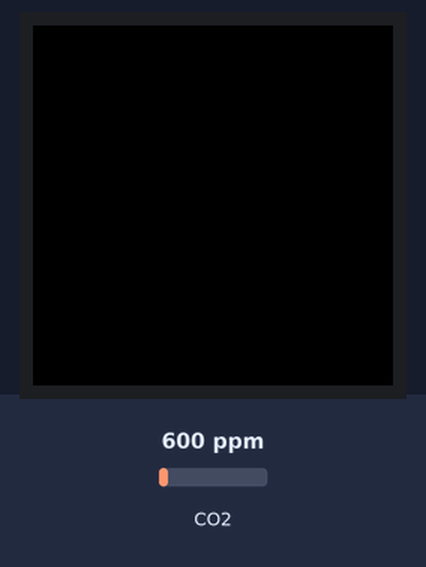
Bench run of a program on a simulated Raspberry Pi Pico running MicroPython. Parts: 240×240 colour display. Inputs (shaded band) come from the test bench; at power-on: CO2 600 ppm. The clock reads 2024-03-15 10:24:30 at power-on unless the program sets it; library files of the repository ran but are not shown: gc9a01py.py, vga1_16x32.py; what the program prints to the serial console is not drawn.

Above: at 1.7 s.
1.8 s: CO2 set to 452 ppm
3.6 s: CO2 set to 1700 ppm
At 6.02 s:
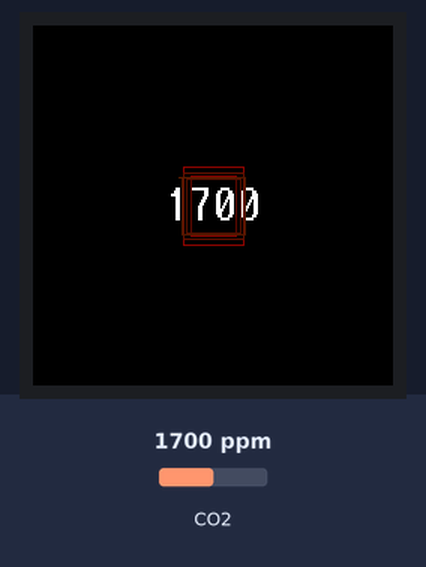
At 10.62 s:
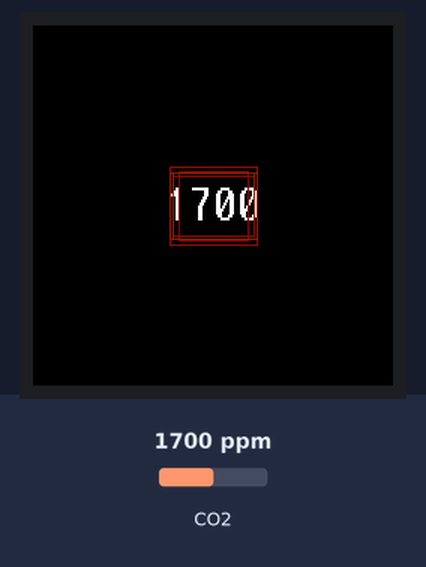
Timing chart, 0 to 11.8 s (numbered marks = the images above; inputs shaded):
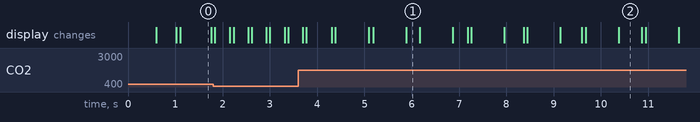

Measured:
- what the display in image 0 shows lasts 0.7 s, from 1.1 s to 1.8 s
- what the display in image 2 shows lasts 0.5 s, from 10.4 s to 10.9 s

The program:

diff_growth_rect.py
```python
import time
import math
import random
import gc
from machine import Pin, SPI, UART
import gc9a01py
from fonts.romfonts import vga1_16x32 as font

# -- Initialisation (inchangée) --
spi = SPI(1, baudrate=40000000, polarity=1, phase=1)
dc = Pin(8, Pin.OUT); cs = Pin(9, Pin.OUT); rst = Pin(12, Pin.OUT); bl = Pin(13, Pin.OUT)
bl.on()
lcd = gc9a01py.GC9A01(spi, dc=dc, cs=cs, reset=rst)
uart = UART(0, baudrate=9600, tx=Pin(0), rx=Pin(1))
cmd = b"\xFF\x01\x86\x00\x00\x00\x00\x00\x79"

def read_mhz19():
    uart.write(cmd); time.sleep(0.05)
    if uart.any() >= 9:
        d = uart.read(9)
        if d and len(d) == 9 and d[0] == 0xFF and d[1] == 0x86: return d[2]*256 + d[3]
    return None

def rgb(r,g,b): return gc9a01py.color565(int(r), int(g), int(b))
TRANSITION_COLORS = {
    "VERY_GOOD": ((100, 255, 100), (0, 255, 255)),
    "GOOD": ((0, 255, 255),  (0, 0, 200)),
    "MEDIUM": ((0, 0, 200),  (255, 0, 255)),
    "BAD": ((255, 0, 0),  (255, 100, 0))
}
def interp_color(c1,c2,t):
    # Interpolation de couleur pour le dégradé
    return (int(c1[0]*(1-t)+c2[0]*t), int(c1[1]*(1-t)+c2[1]*t), int(c1[2]*(1-t)+c2[2]*t))


# -- Paramètres d'Animation --
cx, cy = 120, 120
text_size = 44 # Taille initiale du premier rectangle
num_rects = 8   # Nombre de rectangles concentriques
RECT_SPACING = 10 # Espacement entre les rectangles
RECT_THICKNESS = 2 # Épaisseur de la ligne (wireframe)

# Variables d'état
ring_activation_factor = [0.0] * num_rects


# -------------------------------------------------------------------------
# Fonction de Dessin (RECTANGLE FIL DE FER ALIGNÉ X/Y)
# -------------------------------------------------------------------------
def draw_wireframe_rect(lcd, cx, cy, rect_w, rect_h, col565):
    # Dessine un rectangle aligné X/Y centré sur (cx, cy)
    rect_w = int(rect_w)
    rect_h = int(rect_h)

    if rect_w < 2 or rect_h < 2:
        return

    half_w = rect_w // 2
    half_h = rect_h // 2

    x0, y0 = cx - half_w, cy - half_h
    x1, y1 = cx + half_w, cy + half_h

    # 1. Ligne supérieure
    lcd.line(x0, y0, x1, y0, col565)
    # 2. Ligne inférieure
    lcd.line(x0, y1, x1, y1, col565)
    # 3. Ligne gauche
    lcd.line(x0, y0, x0, y1, col565)
    # 4. Ligne droite
    lcd.line(x1, y0, x1, y1, col565)


# -- Boucle Principale --
lcd.fill(gc9a01py.BLACK); last_ppm_value = None; gc.collect()

while True:
    lcd.fill_rect(cx - 120, cy - 120, 240, 240, gc9a01py.BLACK)
    co2_value = read_mhz19()
    if co2_value is None: co2_value = 0
    print("CO2 =", co2_value, "ppm")

    # ---- Détermination des paramètres d'état (Logique CO2) ----
    if co2_value < 600:
        color_set = TRANSITION_COLORS["VERY_GOOD"]; target_active_rects = 2
    elif co2_value < 800:
        color_set = TRANSITION_COLORS["GOOD"]; target_active_rects = 4
    elif co2_value < 1200:
        color_set = TRANSITION_COLORS["MEDIUM"]; target_active_rects = 6
    else:
        color_set = TRANSITION_COLORS["BAD"]; target_active_rects = 8

    target_active_rects = min(target_active_rects, num_rects)
    color_start = color_set[0]; color_end = color_set[1]

    lcd.text(font, str(co2_value), cx - (len(str(co2_value))*8), cy - 16, rgb(255, 255, 255))

    # --- Structure Rectangles Simples Excentriques ---
    for r in range(num_rects):

        # 1. GESTION DE L'APPARITION EXCENTRIQUE (Rythme)
        target_activation = 1.0 if r < target_active_rects else 0.0
        ring_activation_factor[r] += (target_activation - ring_activation_factor[r]) * 0.15
        current_activation = ring_activation_factor[r]

        if current_activation < 0.005 and target_activation == 0.0: continue

        # 2. CALCUL DE LA TAILLE ET DE L'EXCENTRICITÉ

        # Taille de base du rectangle r (doit contenir les précédents)
        base_size = text_size + r * RECT_SPACING

        # Facteur de pulsation (simule l'excentricité/rythme)
        # Chaque rectangle a une pulsation différente basée sur son index 'r'
        time_factor = time.time() * 0.5 + r * 0.5

        # Modulation de taille (0.8 à 1.2 du carré de base) pour simuler l'excentricité
        # Modulation de la largeur (W)
        pulse_factor_w = 1 + 0.2 * math.sin(time_factor)
        # Modulation de la hauteur (H)
        pulse_factor_h = 1 + 0.2 * math.cos(time_factor)

        # Taille du rectangle final (modulée par l'activation et la pulsation)
        rect_w = base_size * pulse_factor_w * current_activation
        rect_h = base_size * pulse_factor_h * current_activation

        # 3. CALCUL DE LA COULEUR (Dégradé)
        if target_active_rects > 1: t_interp = r / (target_active_rects - 1)
        else: t_interp = 0
        t_interp = max(0.0, min(1.0, t_interp))
        current_color_rgb = interp_color(color_start, color_end, t_interp)

        # Opacité de base (Dégradé d'alpha par rectangle)
        fade_outward_factor = r / (num_rects - 1)
        alpha_base = 1.0
        if target_active_rects > num_rects / 2: alpha_base *= (0.6 + 0.4 * fade_outward_factor)
        else: alpha_base *= (0.6 + 0.4 * (1 - fade_outward_factor))

        if alpha_base < 0.15: alpha_base = 0.15

        # Allumage/Extinction (Alpha)
        target_alpha = alpha_base * current_activation

        # 4. DESSIN
        # Utilisation de l'alpha pour moduler la couleur
        current_color_alpha = tuple([c * target_alpha for c in current_color_rgb])
        col565 = rgb(*current_color_alpha)

        draw_wireframe_rect(lcd, cx, cy, rect_w, rect_h, col565)

    time.sleep(0.03)
```
